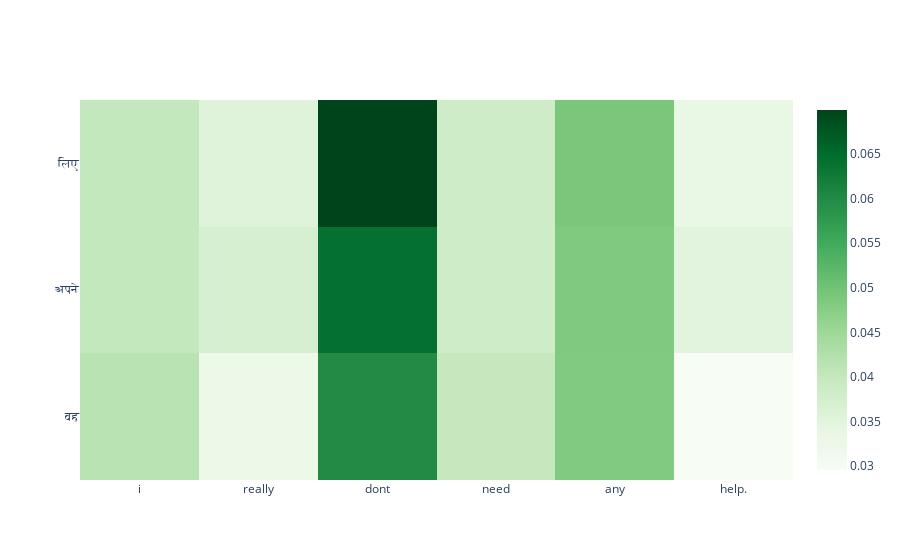

Write notebook code for a chart like this one.
### Code cell
predict_random_val_sentence()

### Figure 1 — Plotly figure (JSON) as saved in the notebook; plotly's stock layout.template omitted (floating-point values rounded to 4 significant figures; data arrays with more than 128 entries replaced by an {"elided": "..."} marker saying what was removed)
{"data": [{"colorscale": [[0, "rgb(247,252,245)"], [0.125, "rgb(229,245,224)"], [0.25, "rgb(199,233,192)"], [0.375, "rgb(161,217,155)"], [0.5, "rgb(116,196,118)"], [0.625, "rgb(65,171,93)"], [0.75, "rgb(35,139,69)"], [0.875, "rgb(0,109,44)"], [1, "rgb(0,68,27)"]], "type": "heatmap", "x": ["i", "really", "dont", "need", "any", "help."], "y": ["वह", "अपने", "लिए", "वह", "अपने", "लिए", "वह", "अपने", "लिए", "वह", "अपने", "लिए", "वह", "अपने", "लिए", "वह", "अपने", "लिए", "वह", "अपने", "लिए", "वह", "अपने", "लिए", "वह", "अपने"], "z": {"elided": "26x6 float values"}}], "layout": {}}
